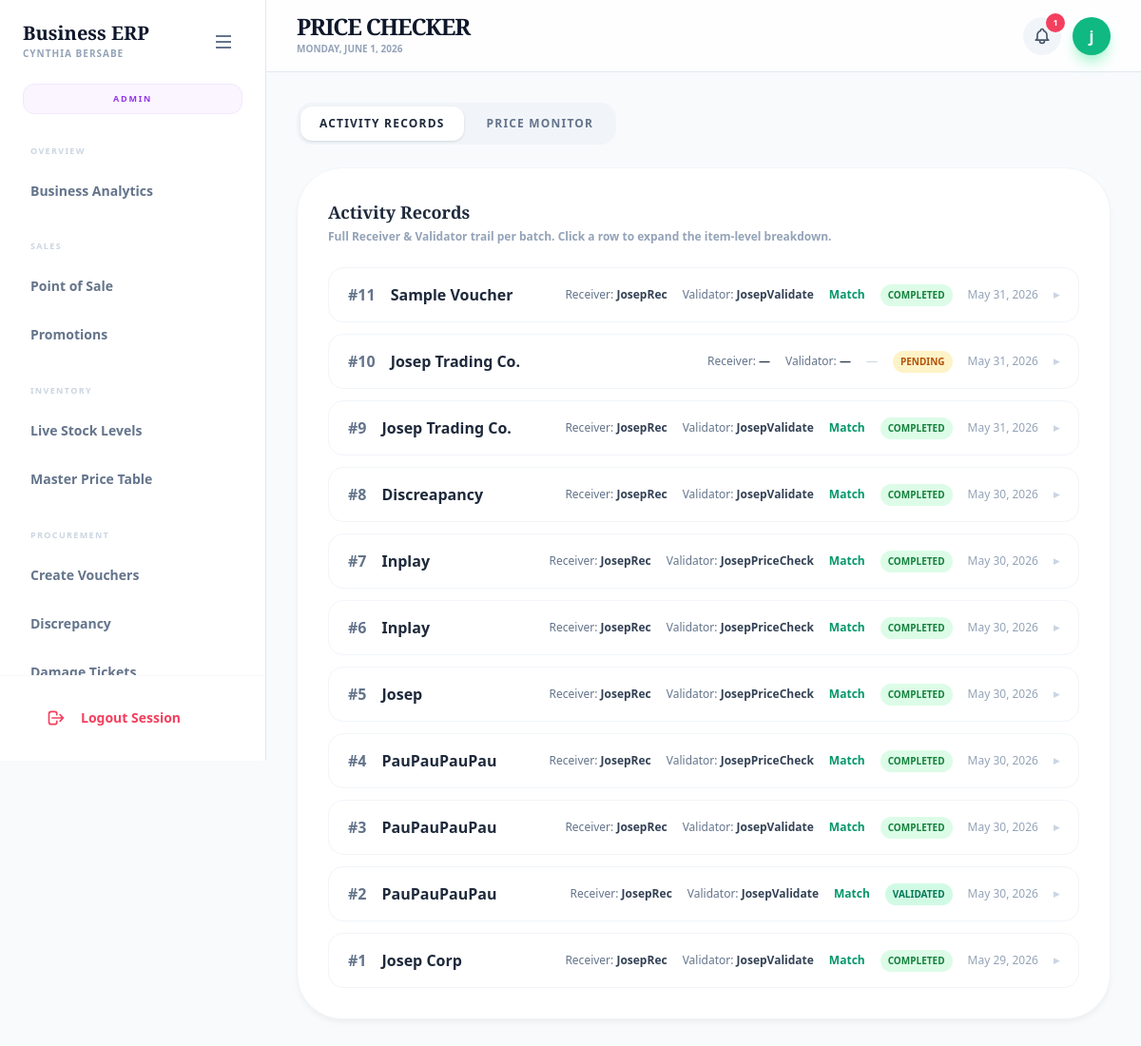
The page /staff/procurement/price_checker.php (signed in) on the database its author committed.
### tables this page shows
CREATE TABLE `receiving_batches` (
  `id` int(11) NOT NULL AUTO_INCREMENT,
  `receiver_id` int(11) DEFAULT NULL,
  `receiver_username` varchar(100) DEFAULT NULL,
  `status` enum('pending_request','pending_validation','pending_inventory','validated_tally','validated_discrepancy','on_hold','completed','rejected','pending_reprice') DEFAULT 'pending_request',
  `supplier_name` varchar(255) DEFAULT NULL,
  `supplier_contact` varchar(255) DEFAULT NULL,
  `control_subtotal` decimal(12,2) DEFAULT NULL,
  `computed_subtotal` decimal(12,2) DEFAULT NULL,
  `tally_result` enum('match','discrepancy') DEFAULT NULL,
  `request_created_by` int(11) DEFAULT NULL,
  `request_created_at` datetime DEFAULT NULL,
  `validator_id` int(11) DEFAULT NULL,
  `validated_at` datetime DEFAULT NULL,
  `resolution_action` enum('reopen_receiver','reopen_validator','override','rejected','reopen_price_checker') DEFAULT NULL,
  `resolution_by` int(11) DEFAULT NULL,
  `resolution_reason` text DEFAULT NULL,
  `resolution_at` datetime DEFAULT NULL,
  `inventory_pushed_at` datetime DEFAULT NULL,
  `created_at` timestamp NOT NULL DEFAULT current_timestamp(),
  PRIMARY KEY (`id`)
);

CREATE TABLE `users` (
  `id` int(11) NOT NULL AUTO_INCREMENT,
  `username` varchar(50) DEFAULT NULL,
  `full_name` varchar(100) DEFAULT NULL,
  `contact_no` varchar(20) DEFAULT NULL,
  `password` varchar(255) DEFAULT NULL,
  `role` enum('superadmin','admin','staff','owner','member','receiver','validator','price_checker') DEFAULT NULL,
  `status` enum('ACTIVE','INACTIVE','TERMINATED') DEFAULT 'ACTIVE',
  `terminated_at` datetime DEFAULT NULL,
  `termination_reason` varchar(255) DEFAULT NULL,
  `reset_requested` tinyint(1) DEFAULT 0,
  PRIMARY KEY (`id`),
  UNIQUE KEY `username` (`username`)
);

### staff/procurement/price_checker.php (the view, shortened to what this page needs)
<?php
include '../../config/db.php';
$active_tab = $_GET['tab'] ?? 'activity';
function load_delivery_prices(mysqli $conn, string $search = ''): array {
    $sql = "SELECT ri.barcode, ri.description, ri.base_price,
                   COALESCE(rb.validated_at, rb.created_at) AS d_date, rb.id AS batch_id
            FROM receiving_items ri
            JOIN receiving_batches rb ON rb.id = ri.batch_id
            WHERE ri.base_price IS NOT NULL";
    $params = []; $types = '';
    $sql .= " ORDER BY COALESCE(ri.barcode, ri.description) ASC, d_date DESC, rb.id DESC";
    $stmt = $conn->prepare($sql);
    $stmt->execute();
    $res = $stmt->get_result();
    $groups = [];
    while ($r = $res->fetch_assoc()) {
        $key = ($r['barcode'] !== null && $r['barcode'] !== '') ? 'b:' . $r['barcode'] : 'd:' . $r['description'];
        $groups[$key][] = $r;
    }
    $items = [];
    foreach ($groups as $list) {
        $delivered = $list[0];
        $recent    = $list[1] ?? null;
        $items[] = [
            'barcode'     => $delivered['barcode'],
            'description' => $delivered['description'],
            'delivered'   => floatval($delivered['base_price']),
            'recent'      => $recent ? floatval($recent['base_price']) : null,
            'last_date'   => $delivered['d_date'],
            'deliveries'  => count($list),
        ];
    }
    usort($items, fn($a, $b) => strcasecmp($a['description'], $b['description']));
    return $items;
}
$batches = $conn->query(
    "SELECT rb.*,
            u.username  AS receiver_name,
            vu.username AS validator_name
     FROM receiving_batches rb
     LEFT JOIN users u  ON u.id  = rb.receiver_id
     LEFT JOIN users vu ON vu.id = rb.validator_id
     ORDER BY rb.created_at DESC
     LIMIT 100"
);
if ($batches && $batches->num_rows > 0) {
    $ir = $conn->query(
        "SELECT ri.batch_id, ri.barcode, ri.description, ri.quantity, ri.damaged_qty,
                ri.expiry_date, ri.base_price, ri.amount, ri.match_flag
         FROM receiving_items ri
         JOIN receiving_batches rb ON rb.id = ri.batch_id
         WHERE rb.id IN (SELECT id FROM (SELECT id FROM receiving_batches ORDER BY created_at DESC LIMIT 100) t)
         ORDER BY ri.batch_id DESC, ri.id ASC"
    );
}
$monitor_search = trim($_GET['q'] ?? '');
$monitor_items  = load_delivery_prices($conn, $monitor_search);
include '../layout_top.php';
?>
<div class="max-w-7xl mx-auto space-y-6">
    <div class="flex gap-1 bg-slate-100 rounded-2xl p-1 w-fit">
        <?php
        $tabs = ['activity' => 'Activity Records', 'monitor' => 'Price Monitor'];
        foreach ($tabs as $key => $label):
        ?>
        <a href="?tab=<?= $key ?>"
           class="relative px-5 py-2.5 rounded-xl text-xs font-black uppercase tracking-widest transition-all <?= $active_tab === $key ? 'bg-white shadow text-slate-800' : 'text-slate-500 hover:text-slate-700' ?>">
            <?= $label ?>
        </a>
        <?php endforeach; ?>
    </div>
    <?php if ($active_tab === 'activity'): ?>
    <div class="card-modern p-8">
        <h3 class="serif-title text-lg font-black text-slate-800 mb-1">Activity Records</h3>
        <p class="text-slate-400 text-xs font-bold mb-6">Full Receiver &amp; Validator trail per batch. Click a row to expand the item-level breakdown.</p>
        <?php if (!$batches || $batches->num_rows === 0): ?>
            <p class="text-slate-400 text-sm font-bold text-center py-10">No batches found.</p>
        <?php else: ?>
        <?php
        $status_labels = [
            'pending_request'        => ['Pending',     'bg-amber-100 text-amber-700'],
            'pending_validation'     => ['In Review',   'bg-blue-100 text-blue-700'],
            'pending_reprice'        => ['Reprice',     'bg-fuchsia-100 text-fuchsia-700'],
            'validated_tally'        => ['Validated',   'bg-emerald-100 text-emerald-700'],
            'validated_discrepancy'  => ['Discrepancy', 'bg-orange-100 text-orange-700'],
            'on_hold'                => ['On Hold',     'bg-rose-100 text-rose-700'],
            'completed'              => ['Completed',   'bg-green-100 text-green-700'],
            'rejected'               => ['Rejected',    'bg-red-100 text-red-700'],
        ];
        ?>
        <div class="space-y-3">
        <?php while ($b = $batches->fetch_assoc()):
            [$sl, $sb] = $status_labels[$b['status']] ?? ['—', 'bg-slate-100 text-slate-500'];
        ?>
            <details class="bg-white border border-slate-100 rounded-2xl overflow-hidden group">
                <summary class="cursor-pointer list-none px-5 py-4 flex flex-wrap items-center gap-4 hover:bg-slate-50 transition-all">
                    <span class="font-black text-slate-500">#<?= $b['id'] ?></span>
                    <span class="font-bold text-slate-800 flex-1 min-w-[140px]"><?= htmlspecialchars($b['supplier_name'] ?? '—') ?></span>
                    <span class="text-xs text-slate-500">Receiver: <span class="font-bold text-slate-700"><?= htmlspecialchars($b['receiver_name'] ?? '—') ?></span></span>
                    <span class="text-xs text-slate-500">Validator: <span class="font-bold text-slate-700"><?= htmlspecialchars($b['validator_name'] ?? '—') ?></span></span>
                    <?php if ($b['tally_result'] === 'match'): ?>
                        <span class="text-emerald-600 font-black text-xs">Match</span>
                    <?php elseif ($b['tally_result'] === 'discrepancy'): ?>
                        <span class="text-rose-600 font-black text-xs">Discrepancy</span>
                    <?php else: ?>
                        <span class="text-slate-300 text-xs">—</span>
                    <?php endif; ?>
                    <span class="<?= $sb ?> text-[10px] font-black px-2 py-1 rounded-full uppercase"><?= $sl ?></span>
                    <span class="text-slate-400 text-xs"><?= date('M j, Y', strtotime($b['created_at'])) ?></span>
                    <span class="text-slate-300 text-xs font-black group-open:rotate-90 transition-transform">▸</span>
                </summary>
            </details>
        <?php endwhile; ?>
        </div>
        <?php endif; ?>
    </div>
    <?php endif; ?>
</div>
<?php include '../layout_bottom.php'; ?>

### assets/css/style.css (style rules this page uses)
* { box-sizing: border-box; font-family: system-ui, -apple-system, BlinkMacSystemFont, sans-serif; }
body { margin: 0; background: #f4f6f8; color: #333; }
.card-modern { background: white; padding: 2.5rem; border-radius: 3rem; border: 1px solid #f1f5f9; box-shadow: 0 4px 6px -1px rgba(0, 0, 0, 0.05); margin-bottom: 2rem; }
body, .main-content { overflow-x: hidden !important; max-width: 100vw; }

### staff/layout_top.php (style rules this page uses)
body { font-family: 'Inter', sans-serif; background-color: #f8fafc; color: #1e293b; overflow-x: hidden; }
.serif-title { font-family: 'Playfair Display', serif; }

### staff/layout_bottom.php (style rules this page uses)
body { animation: fadeIn .3s ease-in; }

### rows shown on the page
receiving_batches: id "11", supplier_name "Sample Voucher", users.username "JosepRec", users.username "JosepValidate", tally_result "Match", sl "COMPLETED", created_at "May 31, 2026"
receiving_batches: id "10", supplier_name "Josep Trading Co.", receiver_name "—", validator_name "—", sl "PENDING", created_at "May 31, 2026"
receiving_batches: id "9", supplier_name "Josep Trading Co.", users.username "JosepRec", users.username "JosepValidate", tally_result "Match", sl "COMPLETED", created_at "May 31, 2026"
receiving_batches: id "8", supplier_name "Discreapancy", users.username "JosepRec", users.username "JosepValidate", tally_result "Match", sl "COMPLETED", created_at "May 30, 2026"
receiving_batches: id "7", supplier_name "Inplay", users.username "JosepRec", users.username "JosepPriceCheck", tally_result "Match", sl "COMPLETED", created_at "May 30, 2026"
receiving_batches: id "6", supplier_name "Inplay", users.username "JosepRec", users.username "JosepPriceCheck", tally_result "Match", sl "COMPLETED", created_at "May 30, 2026"
receiving_batches: id "5", supplier_name "Josep", users.username "JosepRec", users.username "JosepPriceCheck", tally_result "Match", sl "COMPLETED", created_at "May 30, 2026"
receiving_batches: id "4", supplier_name "PauPauPauPau", users.username "JosepRec", users.username "JosepPriceCheck", tally_result "Match", sl "COMPLETED", created_at "May 30, 2026"
receiving_batches: id "3", supplier_name "PauPauPauPau", users.username "JosepRec", users.username "JosepValidate", tally_result "Match", sl "COMPLETED", created_at "May 30, 2026"
receiving_batches: id "2", supplier_name "PauPauPauPau", users.username "JosepRec", users.username "JosepValidate", tally_result "Match", sl "VALIDATED", created_at "May 30, 2026"
receiving_batches: id "1", supplier_name "Josep Corp", users.username "JosepRec", users.username "JosepValidate", tally_result "Match", sl "COMPLETED", created_at "May 29, 2026"

### other values the page prints
$badge_label "ADMIN"
$section "OVERVIEW"
$titles[$file] "Business Analytics"
$section "SALES"
$titles[$file] "Point of Sale"
$titles[$file] "Promotions"
$section "INVENTORY"
$titles[$file] "Live Stock Levels"
$titles[$file] "Master Price Table"
$section "PROCUREMENT"
$titles[$file] "Create Vouchers"
$titles[$file] "Discrepancy"
$page_title "PRICE CHECKER"
min($notif_count, 99) "1"
substr($username, 0, 1) "j"
